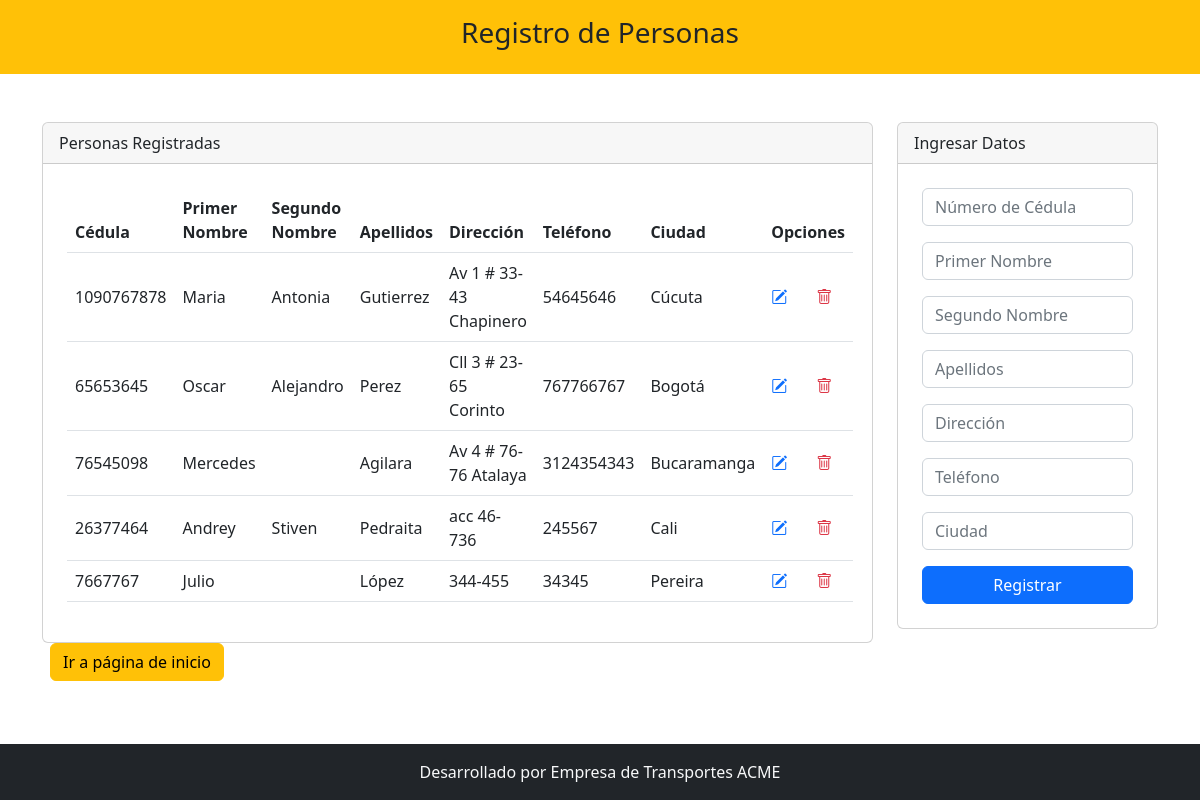
The app's page /view/persona/index.php with its own data.
### tables this page shows
CREATE TABLE `persona` (
  `pers_id` int(11) NOT NULL AUTO_INCREMENT,
  `numero_cedula` varchar(20) NOT NULL,
  `primer_nombre` varchar(45) NOT NULL,
  `segundo_nombre` varchar(45) DEFAULT NULL,
  `apellidos` varchar(45) NOT NULL,
  `direccion` varchar(100) NOT NULL,
  `telefono` varchar(30) NOT NULL,
  `ciudad` varchar(45) NOT NULL,
  PRIMARY KEY (`pers_id`),
  UNIQUE KEY `numero_cedula_UNIQUE` (`numero_cedula`)
);

### view/persona/index.php (the view, shortened to what this page needs)
<?php
    include_once "../../model/conexion.php";
    $sentencia = $bd->query("select * from persona");
    $lista_personas = $sentencia->fetchAll(PDO::FETCH_OBJ);
?>
<!doctype html>
<html lang="es">
    <head>
    <link rel="stylesheet" href="https://cdn.jsdelivr.net/npm/bootstrap@5.2.0-beta1/dist/css/bootstrap.min.css">
    <link rel="stylesheet" href="https://cdn.jsdelivr.net/npm/bootstrap-icons@1.9.1/font/bootstrap-icons.css">
    </head>
    <body>
        <div class="container-fluid bg-warning">
            <div class="row">
                <div class="col-md">
                    <header class="py-3">
                        <h3 class="text-center">Registro de Personas</h3>
                    </header>
                </div>
            </div>
        </div>
        <div class="container mt-5">
            <div class="row justify-content-center">
                <div class="col-md-9">
                    <div class="card">
                        <div class="card-header">
                            Personas Registradas
                        </div>
                        <div class="p-4">
                            <table class="table align-middle">
                                <thead>
                                    <tr>
                                        <th scope="col">Cédula</th>
                                        <th scope="col">Primer Nombre</th>
                                        <th scope="col">Segundo Nombre</th>
                                        <th scope="col">Apellidos</th>
                                        <th scope="col">Dirección</th>
                                        <th scope="col">Teléfono</th>
                                        <th scope="col">Ciudad</th>
                                        <th scope="col" colspan="2">Opciones</th>
                                    </tr>
                                </thead>
                                <tbody>
                                    <?php
                                        foreach ($lista_personas as $persona) {
                                        ?>
                                        <tr>
                                            <td><?php echo $persona->numero_cedula; ?></td>
                                            <td><?php echo $persona->primer_nombre; ?></td>
                                            <td><?php echo $persona->segundo_nombre; ?></td>
                                            <td><?php echo $persona->apellidos; ?></td>
                                            <td><?php echo $persona->direccion; ?></td>
                                            <td><?php echo $persona->telefono; ?></td>
                                            <td><?php echo $persona->ciudad; ?></td>
                                            <td><a class="text-primary" href="editar.php?pers_id=<?php echo $persona->pers_id; ?>"><i class="bi bi-pencil-square"></i></a></td>
                                            <td><a onclick="return confirm('Estas seguro de eliminar este registro?')" class="text-danger" href="../../model/persona/eliminar.php?pers_id=<?php echo $persona->pers_id; ?>"><i class="bi bi-trash"></i></a></td>
                                        </tr>
                                    <?php
                                    }
                                    ?>
                                </tbody>
                            </table>
                        </div>
                    </div>
                </div>
                <div class="col-md-3">
                    <div class="card">
                        <div class="card-header">
                            Ingresar Datos
                        </div>
                        <form action="../../model/persona/registrar.php" class="p-4" method="POST">
                            <div class="mb-3">
                                <input type="number" class="form-control" name="txtCedula" placeholder="Número de Cédula" autofocus required>
                            </div>
                            <div class="mb-3">
                                <input type="text" class="form-control" name="txtPrimerNombre" placeholder="Primer Nombre" autofocus required>
                            </div>
                            <div class="mb-3">
                                <input type="text" class="form-control" name="txtSegundoNombre" placeholder="Segundo Nombre" autofocus>
                            </div>
                            <div class="mb-3">
                                <input type="text" class="form-control" name="txtApellidos" placeholder="Apellidos" autofocus required>
                            </div>
                            <div class="mb-3">
                                <input type="text" class="form-control" name="txtDirección" placeholder="Dirección" autofocus required>
                            </div>
                            <div class="mb-3">
                                <input type="number" class="form-control" name="txtTeléfono" placeholder="Teléfono" autofocus required>
                            </div>
                            <div class="mb-3">
                                <input type="text" class="form-control" name="txtCiudad" placeholder="Ciudad" autofocus required>
                            </div>
                            <div class="d-grid">
                                <input type="submit" class="btn btn-primary" value="Registrar">
                            </div>
                        </form>
                    </div>
                </div>
            </div>
        </div>
        <div class="row">
            <div class="col-md-3 text-light text-center">
                <a href="../../index.html"><button class="btn btn-warning  me-2" type="button">Ir a página de inicio
            </div>
        </div>
        <footer class="container-fluid bg-dark fixed-bottom">
            <div class="row">
                <div class="col-md text-light text-center py-3">
                    Desarrollado por Empresa de Transportes ACME
                </div>
            </div>
        </footer>
    </body>
</html>

### records on screen
persona: numero_cedula "1090767878", primer_nombre "Maria", segundo_nombre "Antonia", apellidos "Gutierrez", direccion "Av 1 # 33-43 Chapinero", telefono "54645646", ciudad "Cúcuta"
persona: numero_cedula "65653645", primer_nombre "Oscar", segundo_nombre "Alejandro", apellidos "Perez", direccion "Cll 3 # 23-65 Corinto", telefono "767766767", ciudad "Bogotá"
persona: numero_cedula "76545098", primer_nombre "Mercedes", apellidos "Agilara", direccion "Av 4 # 76-76 Atalaya", telefono "3124354343", ciudad "Bucaramanga"
persona: numero_cedula "26377464", primer_nombre "Andrey", segundo_nombre "Stiven", apellidos "Pedraita", direccion "acc 46-736", telefono "245567", ciudad "Cali"
persona: numero_cedula "7667767", primer_nombre "Julio", apellidos "López", direccion "344-455", telefono "34345", ciudad "Pereira"
